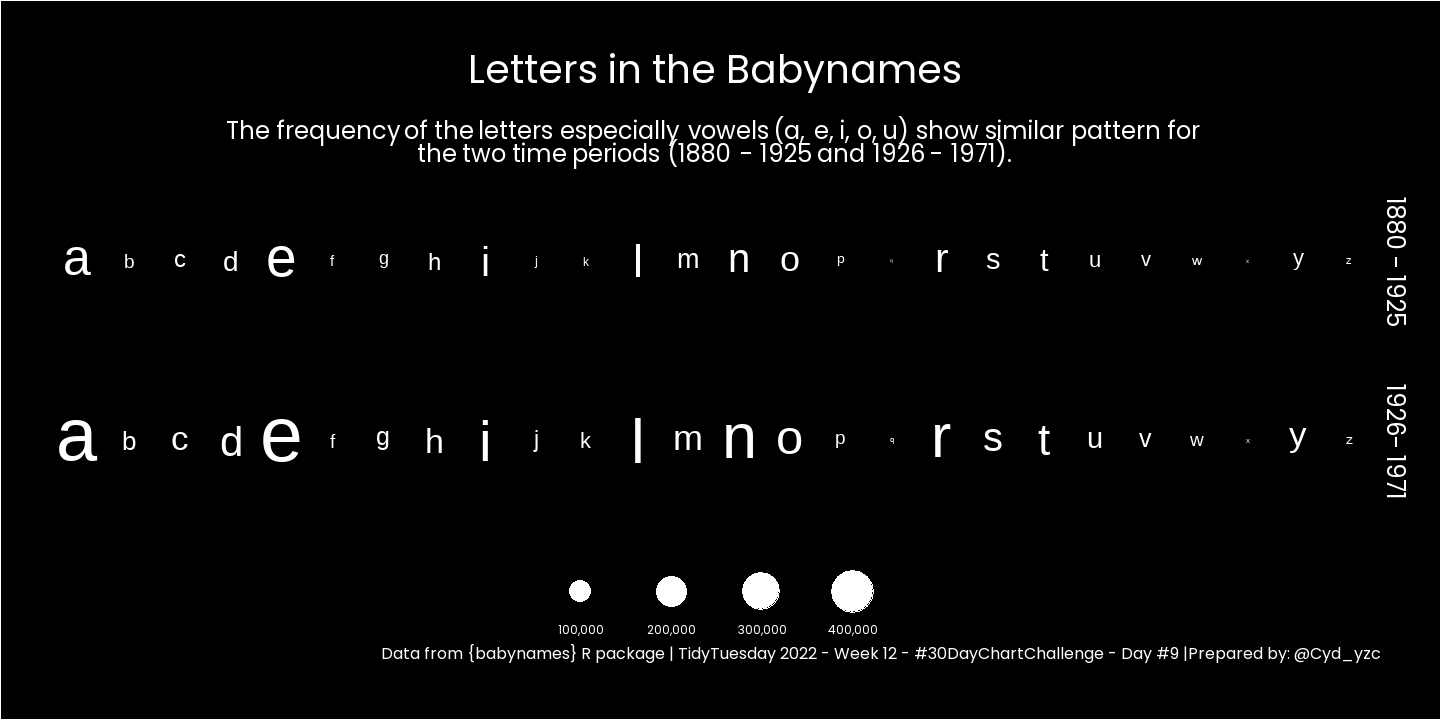

This figure's R source:
library(tidyverse)
library(ggplot2)
library(scales)
library(showtext)
library(ggtext)

# Data Import

tuesdata <- tidytuesdayR::tt_load('2022-03-22')
babynames <- tuesdata$babynames

# Data Wrangling

day9 <- babynames %>%
  mutate(name = str_to_lower(name)) %>%
      mutate(  decade  = case_when(
      year >= 1880 & year < 1926 ~ "Period1",
      year >= 1926 & year < 1971 ~ "Period2",
      year >= 1971 & year < 2018 ~ "Period3"
  ))

first_period <- day9 %>%
  filter(decade == "Period1")

second_period <- day9 %>%
  filter(decade == "Period2")

character_function <- function(input_name)
{
  character_vector <- c()
  for (i in 1:length(input_name))
    {
    ch <- strsplit(input_name[i], "")
    character_vector <- c(character_vector, ch[[1]])
    }
  return(character_vector)
}

first_ch_group <- character_function(first_period$name)
second_ch_group <- character_function(second_period$name)

final_ch_group <- as_tibble(table(first_ch_group))
final_ch_group <- final_ch_group %>% 
  cbind(period = "1880 - 1925") %>%
  as_tibble() %>%
  rename("Letter"= first_ch_group)

final_ch_group2 <- as_tibble(table(second_ch_group))
final_ch_group2 <- final_ch_group2 %>% 
  cbind(period = "1926- 1971") %>%
  as_tibble() %>%
  rename("Letter"= second_ch_group) 

final_data <- rbind(final_ch_group, final_ch_group2)

font_add_google("Poppins", "p")
showtext_auto()

# Plot

p <- ggplot(final_data, aes(x = Letter, y = 1, shape = Letter, size = n)) +
  geom_point(color = "white") +
  facet_grid(period~.) +
  scale_shape_manual(values=c("a" = 97, "b" = 98, "c" = 99, 
                              "d" = 100, "e" = 101,
                              "f" = 102, "g" = 103, 
                              "h" = 104, "i" = 105, 
                              "j" = 106, "k" = 107, 
                              "l" = 108, "m" = 109, 
                              "n" = 110, "o" = 111, 
                              "p" = 112, "q" = 113, 
                              "r" = 114, "s" = 115, 
                              "t" = 116, "u" = 117, 
                              "v" = 118, "w" = 119, 
                              "x" = 120, "y" = 121, 
                              "z" = 122)) +
  scale_size_area(max_size = 20, labels = comma) +
 # scale_size_continuous(labels = comma) +
  coord_cartesian() +
  labs(x = "",
       y = "",
       title = "Letters in the Babynames", 
       subtitle = "<span style='color:white;'font-size:14pt>   
    <span>The frequency of the letters especially vowels (a, e, i, o, u) show similar pattern for<span><br> the two time periods (1880 - 1925 and 1926 - 1971).</span>",
       caption = "Data from {babynames} R package | TidyTuesday 2022 - Week 12 - #30DayChartChallenge - Day #9 |Prepared by: @Cyd_yzc") +
        theme(text = element_text(family = "p"),
        panel.background = element_rect(fill = "black"),
        plot.background = element_rect(fill = "black"),
        plot.margin = unit(c(2,1,2,1), "cm"), 
        plot.title = element_text(color = "white", hjust = 0.5, size = 29),
        plot.subtitle = element_markdown(color = "white", 
                                         hjust = 0.5, size = 18),
        plot.caption = element_text(color = "white", hjust = 1, size = 12),
        panel.grid = element_blank(),
        axis.ticks = element_blank(),
        axis.text = element_blank(),
        legend.position = "bottom",
        legend.key = element_rect(fill = "black", color = "black"),
        legend.title = element_blank(),
        legend.text = element_text(color = "white"), 
        legend.background = element_rect(fill = "black", color = "black"),
        legend.key.width = unit(3,"cm"),
        strip.background = element_rect(fill = "black"),
        strip.text.y = element_text(color = "white", size = 18)) +
        guides(shape = F, size = guide_legend(nrow = 1, 
                                              label.position = "bottom")) 
  
# Save the Plot
                                        
ggsave("Day9.png", p, width = 20, height = 10, dpi = 72)

